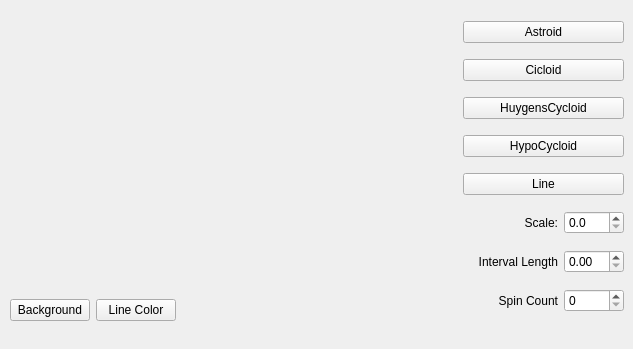
<?xml version="1.0" encoding="UTF-8"?>
<ui version="4.0">
 <class>MainWindow</class>
 <widget class="QMainWindow" name="MainWindow">
  <property name="geometry">
   <rect>
    <x>0</x>
    <y>0</y>
    <width>633</width>
    <height>349</height>
   </rect>
  </property>
  <property name="windowTitle">
   <string>MainWindow</string>
  </property>
  <widget class="QWidget" name="centralwidget">
   <widget class="QWidget" name="">
    <property name="geometry">
     <rect>
      <x>463</x>
      <y>11</y>
      <width>161</width>
      <height>311</height>
     </rect>
    </property>
    <layout class="QVBoxLayout" name="verticalLayout">
     <item>
      <widget class="QPushButton" name="btnAstroid">
       <property name="text">
        <string>Astroid</string>
       </property>
      </widget>
     </item>
     <item>
      <widget class="QPushButton" name="btnCicloid">
       <property name="text">
        <string>Cicloid</string>
       </property>
      </widget>
     </item>
     <item>
      <widget class="QPushButton" name="btnHugens">
       <property name="text">
        <string>HuygensCycloid</string>
       </property>
      </widget>
     </item>
     <item>
      <widget class="QPushButton" name="btnHypo">
       <property name="text">
        <string>HypoCycloid</string>
       </property>
      </widget>
     </item>
     <item>
      <widget class="QPushButton" name="btnLine">
       <property name="text">
        <string>Line</string>
       </property>
      </widget>
     </item>
     <item>
      <layout class="QHBoxLayout" name="horizontalLayout">
       <item>
        <widget class="QLabel" name="label">
         <property name="text">
          <string>Scale:</string>
         </property>
         <property name="alignment">
          <set>Qt::AlignRight|Qt::AlignTrailing|Qt::AlignVCenter</set>
         </property>
        </widget>
       </item>
       <item>
        <widget class="QDoubleSpinBox" name="spinScale">
         <property name="maximumSize">
          <size>
           <width>60</width>
           <height>16777215</height>
          </size>
         </property>
         <property name="decimals">
          <number>1</number>
         </property>
         <property name="maximum">
          <double>100.000000000000000</double>
         </property>
         <property name="singleStep">
          <double>0.100000000000000</double>
         </property>
        </widget>
       </item>
      </layout>
     </item>
     <item>
      <layout class="QHBoxLayout" name="horizontalLayout_2">
       <item>
        <widget class="QLabel" name="label_2">
         <property name="text">
          <string>Interval Length</string>
         </property>
         <property name="alignment">
          <set>Qt::AlignRight|Qt::AlignTrailing|Qt::AlignVCenter</set>
         </property>
        </widget>
       </item>
       <item>
        <widget class="QDoubleSpinBox" name="spinInterval">
         <property name="maximumSize">
          <size>
           <width>60</width>
           <height>16777215</height>
          </size>
         </property>
         <property name="maximum">
          <double>100.000000000000000</double>
         </property>
         <property name="singleStep">
          <double>0.100000000000000</double>
         </property>
        </widget>
       </item>
      </layout>
     </item>
     <item>
      <layout class="QHBoxLayout" name="horizontalLayout_3">
       <item>
        <widget class="QLabel" name="label_3">
         <property name="text">
          <string>Spin Count</string>
         </property>
         <property name="alignment">
          <set>Qt::AlignRight|Qt::AlignTrailing|Qt::AlignVCenter</set>
         </property>
        </widget>
       </item>
       <item>
        <widget class="QSpinBox" name="spinCount">
         <property name="maximumSize">
          <size>
           <width>60</width>
           <height>16777215</height>
          </size>
         </property>
         <property name="maximum">
          <number>100</number>
         </property>
        </widget>
       </item>
      </layout>
     </item>
    </layout>
   </widget>
   <widget class="QWidget" name="">
    <property name="geometry">
     <rect>
      <x>10</x>
      <y>10</y>
      <width>441</width>
      <height>311</height>
     </rect>
    </property>
    <layout class="QGridLayout" name="gridLayout">
     <item row="0" column="0">
      <widget class="RenderArea" name="renderArea" native="true">
       <property name="enabled">
        <bool>true</bool>
       </property>
      </widget>
     </item>
     <item row="1" column="0">
      <layout class="QHBoxLayout" name="horizontalLayout_4">
       <item>
        <widget class="QPushButton" name="btnBackground">
         <property name="text">
          <string>Background</string>
         </property>
        </widget>
       </item>
       <item>
        <widget class="QPushButton" name="btnLineColor">
         <property name="text">
          <string>Line Color</string>
         </property>
        </widget>
       </item>
       <item>
        <spacer name="horizontalSpacer">
         <property name="orientation">
          <enum>Qt::Horizontal</enum>
         </property>
         <property name="sizeHint" stdset="0">
          <size>
           <width>40</width>
           <height>20</height>
          </size>
         </property>
        </spacer>
       </item>
      </layout>
     </item>
    </layout>
   </widget>
  </widget>
 </widget>
 <customwidgets>
  <customwidget>
   <class>RenderArea</class>
   <extends>QWidget</extends>
   <header>renderarea.h</header>
   <container>1</container>
  </customwidget>
 </customwidgets>
 <resources/>
 <connections/>
</ui>
